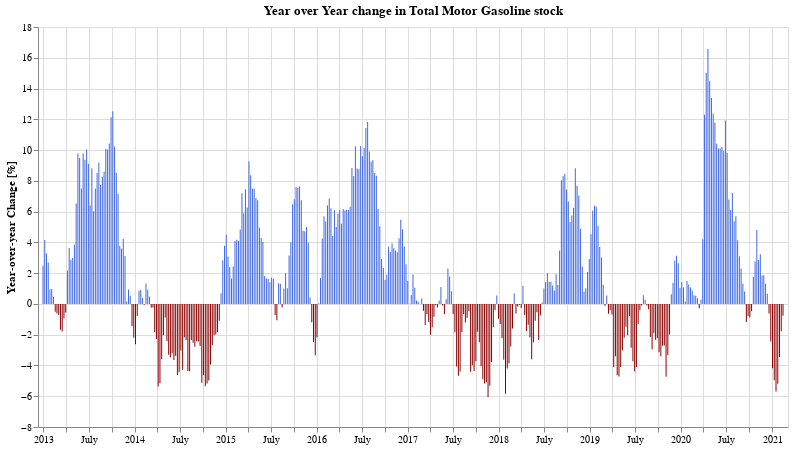

Notebook source saved alongside this figure:
### Code cell
col = 'Total Motor Gasoline'

chartFor(df_oil_yoy, col)

### Figure 1 — Vega-Lite specification as saved in the notebook (floating-point values rounded to 4 significant figures; data arrays with more than 128 entries replaced by an {"elided": "..."} marker saying what was removed)
{"config": {"view": {"continuousWidth": 400, "continuousHeight": 300}}, "data": {"name": "data-ab0a66865f5ce77af53b15147b2e1945"}, "mark": {"type": "bar", "width": 1}, "encoding": {"color": {"condition": {"value": "darkred", "test": "datum['Total Motor Gasoline'] < 0"}, "value": "royalblue"}, "tooltip": [{"type": "temporal", "field": "dt", "title": ""}, {"type": "quantitative", "field": "Total Motor Gasoline", "format": ",.02f", "title": "YoY % Change"}], "x": {"type": "temporal", "axis": {"title": ""}, "field": "dt"}, "y": {"type": "quantitative", "axis": {"title": "Year-over-year Change [%]"}, "field": "Total Motor Gasoline"}}, "height": 400, "title": "Year over Year change in Total Motor Gasoline stock", "width": 750, "$schema": "https://vega.github.io/schema/vega-lite/v4.8.1.json", "datasets": {"data-ab0a66865f5ce77af53b15147b2e1945": {"elided": "477 records"}}}
